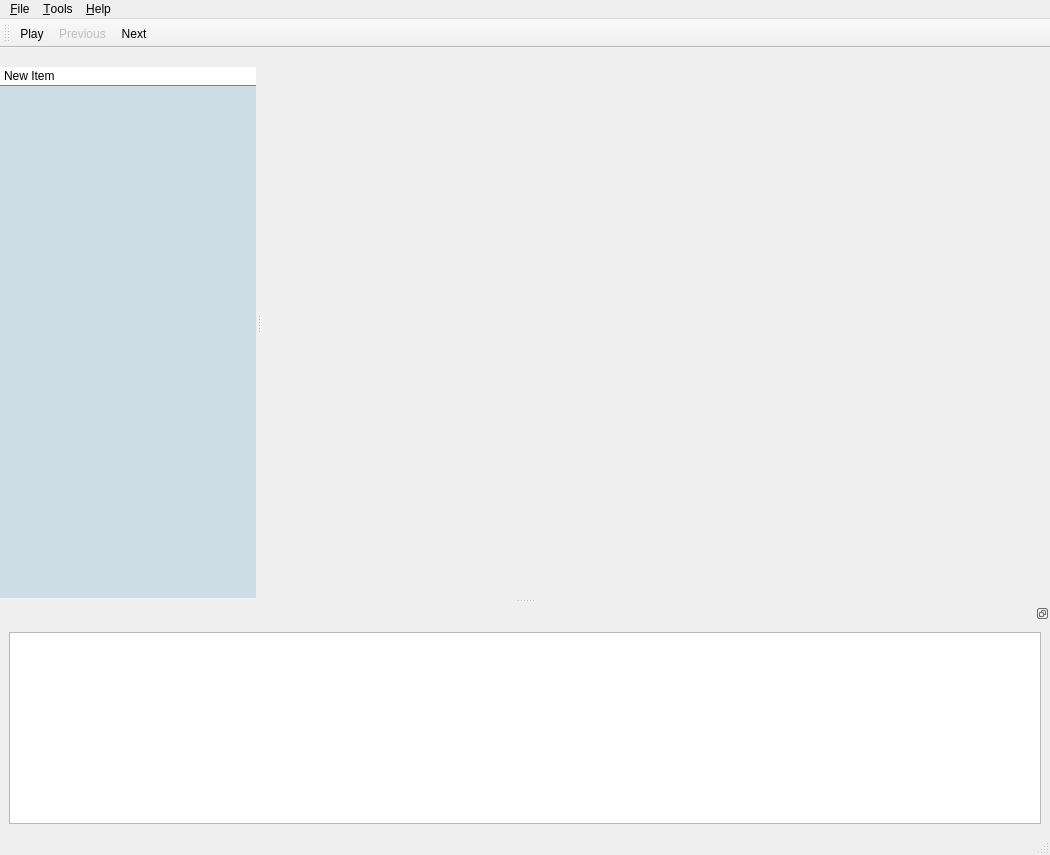
<?xml version="1.0" encoding="UTF-8"?>
<ui version="4.0">
 <class>IgMainWindow</class>
 <widget class="QMainWindow" name="IgMainWindow">
  <property name="geometry">
   <rect>
    <x>0</x>
    <y>0</y>
    <width>1050</width>
    <height>855</height>
   </rect>
  </property>
  <property name="windowTitle">
   <string>IGUANA iSpy</string>
  </property>
  <property name="windowIcon">
   <iconset resource="../interface/ispy.qrc">
    <normaloff>:/images/iguana-small.xpm</normaloff>:/images/iguana-small.xpm</iconset>
  </property>
  <property name="dockNestingEnabled">
   <bool>true</bool>
  </property>
  <property name="dockOptions">
   <set>QMainWindow::AllowNestedDocks|QMainWindow::AllowTabbedDocks|QMainWindow::AnimatedDocks|QMainWindow::VerticalTabs</set>
  </property>
  <widget class="QWidget" name="centralwidget">
   <layout class="QGridLayout" name="gridLayout"/>
  </widget>
  <widget class="QMenuBar" name="menubar">
   <property name="geometry">
    <rect>
     <x>0</x>
     <y>0</y>
     <width>1050</width>
     <height>26</height>
    </rect>
   </property>
   <widget class="QMenu" name="menuFile">
    <property name="tearOffEnabled">
     <bool>true</bool>
    </property>
    <property name="title">
     <string>&amp;File</string>
    </property>
    <addaction name="actionOpenWizard"/>
    <addaction name="actionSave"/>
    <addaction name="actionPrint"/>
    <addaction name="separator"/>
    <addaction name="actionQuit"/>
   </widget>
   <widget class="QMenu" name="menuHelp">
    <property name="tearOffEnabled">
     <bool>true</bool>
    </property>
    <property name="title">
     <string>&amp;Help</string>
    </property>
    <addaction name="actionAbout"/>
   </widget>
   <widget class="QMenu" name="menuOptions">
    <property name="tearOffEnabled">
     <bool>true</bool>
    </property>
    <property name="title">
     <string>&amp;Tools</string>
    </property>
    <property name="separatorsCollapsible">
     <bool>true</bool>
    </property>
    <widget class="QMenu" name="menuExpert_Debug_Tools">
     <property name="title">
      <string>Expert Debug Tools...</string>
     </property>
     <addaction name="actionPicture_Publishing"/>
     <addaction name="actionEditSettings"/>
     <addaction name="separator"/>
     <addaction name="actionSaveSettings"/>
    </widget>
    <addaction name="actionEvent_Filter"/>
    <addaction name="separator"/>
    <addaction name="menuExpert_Debug_Tools"/>
   </widget>
   <addaction name="menuFile"/>
   <addaction name="menuOptions"/>
   <addaction name="menuHelp"/>
  </widget>
  <widget class="QStatusBar" name="statusbar"/>
  <widget class="QToolBar" name="toolBarEvent">
   <property name="windowTitle">
    <string>toolBar</string>
   </property>
   <attribute name="toolBarArea">
    <enum>TopToolBarArea</enum>
   </attribute>
   <attribute name="toolBarBreak">
    <bool>false</bool>
   </attribute>
   <addaction name="actionAuto"/>
   <addaction name="actionPrevious"/>
   <addaction name="actionNext"/>
  </widget>
  <widget class="QDockWidget" name="dockTreeWidget">
   <property name="features">
    <set>QDockWidget::DockWidgetMovable</set>
   </property>
   <attribute name="dockWidgetArea">
    <number>1</number>
   </attribute>
   <widget class="QWidget" name="dockTreeWidgetContents">
    <property name="styleSheet">
     <string notr="true">#dockTreeWidgetContents {
background-color: #cfdde6;
margin: 0px;
padding: 0px;
spacing: 0px;
}</string>
    </property>
    <layout class="QGridLayout" name="gridLayout_3">
     <property name="margin">
      <number>0</number>
     </property>
     <property name="spacing">
      <number>-1</number>
     </property>
     <item row="1" column="0">
      <widget class="QTreeWidget" name="treeWidget">
       <property name="styleSheet">
        <string notr="true">QTreeView {
background-color: #cfdde6;
alternate-background-color: #cfdde6;
	margin: 0px;
    border: 0px;
}

 QTreeView {
     show-decoration-selected: 1;
 }

 QTreeView::item {
 }

 QTreeView::item:selected {
     border-top: 1px solid #567dbc;
     border-bottom: 1px solid #567dbc;
	 border-left: 0px;
	 border-right: 0px;
 }

 QTreeView::item:selected:active{
     background: qlineargradient(x1: 0, y1: 0, x2: 0, y2: 1, stop: 0 #6ea1f1, stop: 1 #567dbc);
 }

 QTreeView::item:selected:!active {
     background: qlineargradient(x1: 0, y1: 0, x2: 0, y2: 1, stop: 0 #6b9be8, stop: 1 #577fbf);
 }
</string>
       </property>
       <property name="frameShape">
        <enum>QFrame::NoFrame</enum>
       </property>
       <property name="frameShadow">
        <enum>QFrame::Plain</enum>
       </property>
       <property name="lineWidth">
        <number>0</number>
       </property>
       <property name="horizontalScrollBarPolicy">
        <enum>Qt::ScrollBarAsNeeded</enum>
       </property>
       <property name="autoScroll">
        <bool>false</bool>
       </property>
       <property name="showDropIndicator" stdset="0">
        <bool>false</bool>
       </property>
       <property name="dragEnabled">
        <bool>false</bool>
       </property>
       <property name="alternatingRowColors">
        <bool>false</bool>
       </property>
       <property name="verticalScrollMode">
        <enum>QAbstractItemView::ScrollPerPixel</enum>
       </property>
       <property name="indentation">
        <number>10</number>
       </property>
       <property name="columnCount">
        <number>3</number>
       </property>
       <attribute name="headerVisible">
        <bool>false</bool>
       </attribute>
       <attribute name="headerCascadingSectionResizes">
        <bool>false</bool>
       </attribute>
       <attribute name="headerDefaultSectionSize">
        <number>22</number>
       </attribute>
       <attribute name="headerStretchLastSection">
        <bool>false</bool>
       </attribute>
       <column>
        <property name="text">
         <string notr="true">1</string>
        </property>
       </column>
       <column>
        <property name="text">
         <string notr="true">2</string>
        </property>
       </column>
       <column>
        <property name="text">
         <string notr="true">3</string>
        </property>
       </column>
      </widget>
     </item>
     <item row="0" column="0">
      <widget class="QComboBox" name="viewSelector">
       <property name="enabled">
        <bool>true</bool>
       </property>
       <property name="focusPolicy">
        <enum>Qt::ClickFocus</enum>
       </property>
       <property name="styleSheet">
        <string notr="true">QComboBox {
     border-bottom: 1px solid gray;
     border-radius: 0px;
     padding: 1px 18px 1px 4px;
 }

QComboBox::drop-down {
  subcontrol-origin: padding;
  subcontrol-position: top right;
  width: 15px;
  border-width: 0px;
}

QComboBox::down-arrow {
  image: url(:/images/stylesheet-branch-open.png);
  width: 8px;
}
/*
 QComboBox:!editable, QComboBox::drop-down:editable {
      background-color : qlineargradient(x1: 0, y1: 0, x2: 0, y2: 1,
                                  stop: 0 #FDFDFD, stop: 0.5 #FFFFFF,
                                  stop: 0.5 #ECECEC, stop: 1.0 #F7F7F7);
 }

 QComboBox:!editable {
     background-color: black;
 }

 QComboBox:!editable, QComboBox::drop-down:editable {
      background-color : qlineargradient(x1: 0, y1: 0, x2: 0, y2: 1,
                                  stop: 0 #FDFDFD, stop: 0.5 #FFFFFF,
                                  stop: 0.5 #ECECEC, stop: 1.0 #F7F7F7);
 }

 QComboBox:!editable:on {
    background-color: qlineargradient(x1: 0, y1: 0, x2: 0, y2: 1,
                                 stop: 0 #D3D3D3, stop: 0.4 #D8D8D8,
                                 stop: 0.5 #DDDDDD, stop: 1.0 #E1E1E1);
}

QComboBox:!editable:on QAbstractItemView:hover {
    background-color: #FDFDFD;
	color: #000000;
selection-background-color: #000000;
}

QComboBox::drop-down:editable:on {
  color: black;
  background-color: qlineargradient(x1: 0, y1: 0, x2: 0, y2: 1,
                                 stop: 0 #D3D3D3, stop: 0.4 #D8D8D8,
                                 stop: 0.5 #DDDDDD, stop: 1.0 #E1E1E1);

}

QComboBox:on { 
  padding-top: 3px;
  padding-left: 4px;
}

QComboBox::drop-down {
  subcontrol-origin: padding;
  subcontrol-position: top right;
  width: 15px;
  border-width: 0px;
}

QComboBox::down-arrow {
  image: url(:/images/stylesheet-branch-open.png);
  width: 8px;
}

QComboBox::down-arrow:on { 
  top: 1px;
  left: 1px;
}

QComboBox QListView { 
     color: blue;
     background-color: white;
     selection-color: gray;
     selection-background-color: cyan;
}

QComboBox QAbstractItemView 
{
  selection-background-color: #00ff00;
  selection-color: #000000;
  background-color:  #FDFDFD;
}

 QComboBox QAbstractItemView:hover {
    selection-background-color: #00ff00;
    background-color:  #FD0000;
 }*/</string>
       </property>
       <item>
        <property name="text">
         <string>New Item</string>
        </property>
       </item>
       <item>
        <property name="text">
         <string>New Item</string>
        </property>
       </item>
       <item>
        <property name="text">
         <string>New Item</string>
        </property>
       </item>
      </widget>
     </item>
    </layout>
   </widget>
  </widget>
  <widget class="QDockWidget" name="dockTableWidget">
   <property name="features">
    <set>QDockWidget::DockWidgetFloatable|QDockWidget::DockWidgetMovable</set>
   </property>
   <attribute name="dockWidgetArea">
    <number>8</number>
   </attribute>
   <widget class="QWidget" name="dockTableWidgetContents">
    <layout class="QGridLayout" name="gridLayout_4">
     <item row="0" column="0">
      <widget class="QTableView" name="tableView">
       <property name="editTriggers">
        <set>QAbstractItemView::NoEditTriggers</set>
       </property>
       <property name="alternatingRowColors">
        <bool>true</bool>
       </property>
       <attribute name="verticalHeaderVisible">
        <bool>false</bool>
       </attribute>
      </widget>
     </item>
    </layout>
   </widget>
  </widget>
  <action name="actionQuit">
   <property name="text">
    <string>&amp;Quit</string>
   </property>
   <property name="shortcut">
    <string>Ctrl+Q</string>
   </property>
  </action>
  <action name="actionAbout">
   <property name="enabled">
    <bool>true</bool>
   </property>
   <property name="text">
    <string>About iSpy</string>
   </property>
  </action>
  <action name="actionNext">
   <property name="icon">
    <iconset resource="../interface/ispy.qrc">
     <normaloff>:/images/next.png</normaloff>:/images/next.png</iconset>
   </property>
   <property name="text">
    <string>&amp;Next</string>
   </property>
   <property name="shortcut">
    <string comment="Show next event in the ig file">Ctrl+N</string>
   </property>
  </action>
  <action name="actionPrevious">
   <property name="enabled">
    <bool>false</bool>
   </property>
   <property name="icon">
    <iconset resource="../interface/ispy.qrc">
     <normaloff>:/images/previous.png</normaloff>:/images/previous.png</iconset>
   </property>
   <property name="text">
    <string>&amp;Previous</string>
   </property>
   <property name="shortcut">
    <string>Ctrl+P</string>
   </property>
  </action>
  <action name="actionAuto">
   <property name="checkable">
    <bool>true</bool>
   </property>
   <property name="icon">
    <iconset resource="../interface/ispy.qrc">
     <normaloff>:/images/Play1Normal.png</normaloff>
     <normalon>:/images/PausePressed.png</normalon>:/images/Play1Normal.png</iconset>
   </property>
   <property name="text">
    <string>Play</string>
   </property>
   <property name="toolTip">
    <string>Play Events</string>
   </property>
  </action>
  <action name="actionPrint">
   <property name="enabled">
    <bool>true</bool>
   </property>
   <property name="icon">
    <iconset resource="../interface/ispy.qrc">
     <normaloff>:/images/print.png</normaloff>:/images/print.png</iconset>
   </property>
   <property name="text">
    <string>Print...</string>
   </property>
  </action>
  <action name="actionSave">
   <property name="enabled">
    <bool>true</bool>
   </property>
   <property name="icon">
    <iconset resource="../interface/ispy.qrc">
     <normaloff>:/images/filesave.png</normaloff>:/images/filesave.png</iconset>
   </property>
   <property name="text">
    <string>&amp;Save as...</string>
   </property>
   <property name="shortcut">
    <string>Ctrl+S</string>
   </property>
  </action>
  <action name="actionTwig_Explorer">
   <property name="checkable">
    <bool>true</bool>
   </property>
   <property name="checked">
    <bool>true</bool>
   </property>
   <property name="text">
    <string>Tree View</string>
   </property>
  </action>
  <action name="actionObject_Inspector">
   <property name="checkable">
    <bool>true</bool>
   </property>
   <property name="checked">
    <bool>true</bool>
   </property>
   <property name="text">
    <string>Table View</string>
   </property>
  </action>
  <action name="actionSaveSettings">
   <property name="checkable">
    <bool>true</bool>
   </property>
   <property name="text">
    <string>Save Settings</string>
   </property>
   <property name="whatsThis">
    <string>Save application settings on exit</string>
   </property>
  </action>
  <action name="actionEditSettings">
   <property name="text">
    <string>Show Settings...</string>
   </property>
  </action>
  <action name="actionMaximize">
   <property name="text">
    <string>Maximize</string>
   </property>
  </action>
  <action name="actionFull_screen">
   <property name="text">
    <string>Full screen</string>
   </property>
  </action>
  <action name="actionOpenWizard">
   <property name="text">
    <string>Open...</string>
   </property>
   <property name="toolTip">
    <string>Get data to display</string>
   </property>
  </action>
  <action name="actionEvent_Filter">
   <property name="text">
    <string>Event Filter...</string>
   </property>
  </action>
  <action name="actionPicture_Publishing">
   <property name="text">
    <string>Picture Publishing...</string>
   </property>
  </action>
 </widget>
 <resources>
  <include location="../interface/ispy.qrc"/>
 </resources>
 <connections>
  <connection>
   <sender>actionSaveSettings</sender>
   <signal>triggered(bool)</signal>
   <receiver>IgMainWindow</receiver>
   <slot>writeSettings(bool)</slot>
   <hints>
    <hint type="sourcelabel">
     <x>-1</x>
     <y>-1</y>
    </hint>
    <hint type="destinationlabel">
     <x>512</x>
     <y>387</y>
    </hint>
   </hints>
  </connection>
  <connection>
   <sender>actionEditSettings</sender>
   <signal>triggered()</signal>
   <receiver>IgMainWindow</receiver>
   <slot>showSettingsEditor()</slot>
   <hints>
    <hint type="sourcelabel">
     <x>-1</x>
     <y>-1</y>
    </hint>
    <hint type="destinationlabel">
     <x>512</x>
     <y>387</y>
    </hint>
   </hints>
  </connection>
  <connection>
   <sender>actionObject_Inspector</sender>
   <signal>triggered(bool)</signal>
   <receiver>actionObject_Inspector</receiver>
   <slot>setChecked(bool)</slot>
   <hints>
    <hint type="sourcelabel">
     <x>-1</x>
     <y>-1</y>
    </hint>
    <hint type="destinationlabel">
     <x>-1</x>
     <y>-1</y>
    </hint>
   </hints>
  </connection>
  <connection>
   <sender>actionTwig_Explorer</sender>
   <signal>triggered(bool)</signal>
   <receiver>actionTwig_Explorer</receiver>
   <slot>setChecked(bool)</slot>
   <hints>
    <hint type="sourcelabel">
     <x>-1</x>
     <y>-1</y>
    </hint>
    <hint type="destinationlabel">
     <x>-1</x>
     <y>-1</y>
    </hint>
   </hints>
  </connection>
  <connection>
   <sender>actionTwig_Explorer</sender>
   <signal>triggered(bool)</signal>
   <receiver>dockTreeWidget</receiver>
   <slot>setVisible(bool)</slot>
   <hints>
    <hint type="sourcelabel">
     <x>-1</x>
     <y>-1</y>
    </hint>
    <hint type="destinationlabel">
     <x>136</x>
     <y>330</y>
    </hint>
   </hints>
  </connection>
  <connection>
   <sender>actionObject_Inspector</sender>
   <signal>triggered(bool)</signal>
   <receiver>dockTableWidget</receiver>
   <slot>setVisible(bool)</slot>
   <hints>
    <hint type="sourcelabel">
     <x>-1</x>
     <y>-1</y>
    </hint>
    <hint type="destinationlabel">
     <x>524</x>
     <y>721</y>
    </hint>
   </hints>
  </connection>
  <connection>
   <sender>dockTableWidget</sender>
   <signal>visibilityChanged(bool)</signal>
   <receiver>actionObject_Inspector</receiver>
   <slot>setChecked(bool)</slot>
   <hints>
    <hint type="sourcelabel">
     <x>524</x>
     <y>721</y>
    </hint>
    <hint type="destinationlabel">
     <x>-1</x>
     <y>-1</y>
    </hint>
   </hints>
  </connection>
  <connection>
   <sender>dockTreeWidget</sender>
   <signal>visibilityChanged(bool)</signal>
   <receiver>actionTwig_Explorer</receiver>
   <slot>setChecked(bool)</slot>
   <hints>
    <hint type="sourcelabel">
     <x>136</x>
     <y>330</y>
    </hint>
    <hint type="destinationlabel">
     <x>-1</x>
     <y>-1</y>
    </hint>
   </hints>
  </connection>
 </connections>
 <slots>
  <slot>showRPhiGrid(bool)</slot>
  <slot>showRZGrid(bool)</slot>
  <slot>zoomIn()</slot>
  <slot>zoomOut()</slot>
  <slot>showControlCenter(bool)</slot>
  <slot>writeSettings(bool)</slot>
  <slot>editSettings()</slot>
  <slot>showSettingsEditor()</slot>
  <slot>openSettings()</slot>
  <slot>openIniFile()</slot>
  <slot>openPropertyList()</slot>
  <slot>openRegistryPath()</slot>
  <slot>refreshSettingsEditor()</slot>
  <slot>setAutoRefresh(bool)</slot>
  <slot>setFallbacksEnable(bool)</slot>
  <slot>about()</slot>
  <slot>aboutQt()</slot>
  <slot>help()</slot>
  <slot>feedback()</slot>
 </slots>
</ui>
